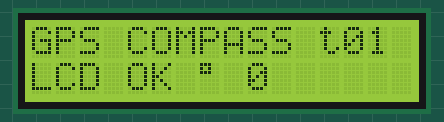
Recording of a sketch running on a simulated Arduino Uno, built with avr-gcc and run on an emulated ATmega328P. Shown: 16×2 character LCD.

Above: at 0.1 s.
At 4.1 s:
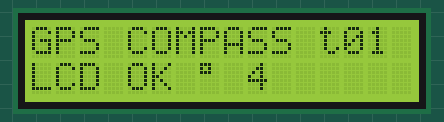
At 9.1 s:
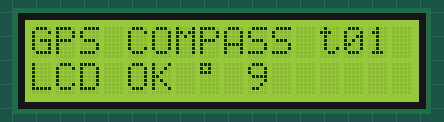
At 19.2 s:
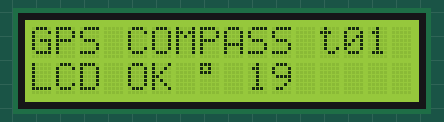
At 28.2 s:
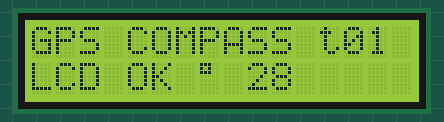
At 38.2 s:
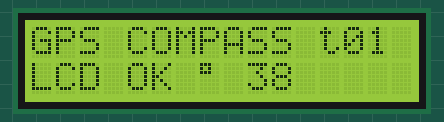

Measured:
- what the display in image 1 shows lasts 1.0 s, from 4.1 s to 5.1 s

The sketch:

t01_lcd.ino
```cpp
// t01: LCD 16x2 単体確認 (4bit モード)
// 配線: docs/wiring.md §4。コントラストは半固定 10kΩ で調整。
#include <LiquidCrystal.h>

LiquidCrystal lcd(3, 4, 5, 6, 7, 8); // RS, E, DB4-DB7

void setup() {
  lcd.begin(16, 2);
  lcd.print("GPS COMPASS t01");
  lcd.setCursor(0, 1);
  lcd.print("LCD OK \xDF"); // \xDF = ° (HD44780 A00 ROM)
}

void loop() {
  lcd.setCursor(9, 1);
  lcd.print(millis() / 1000);
  delay(200);
}
```
